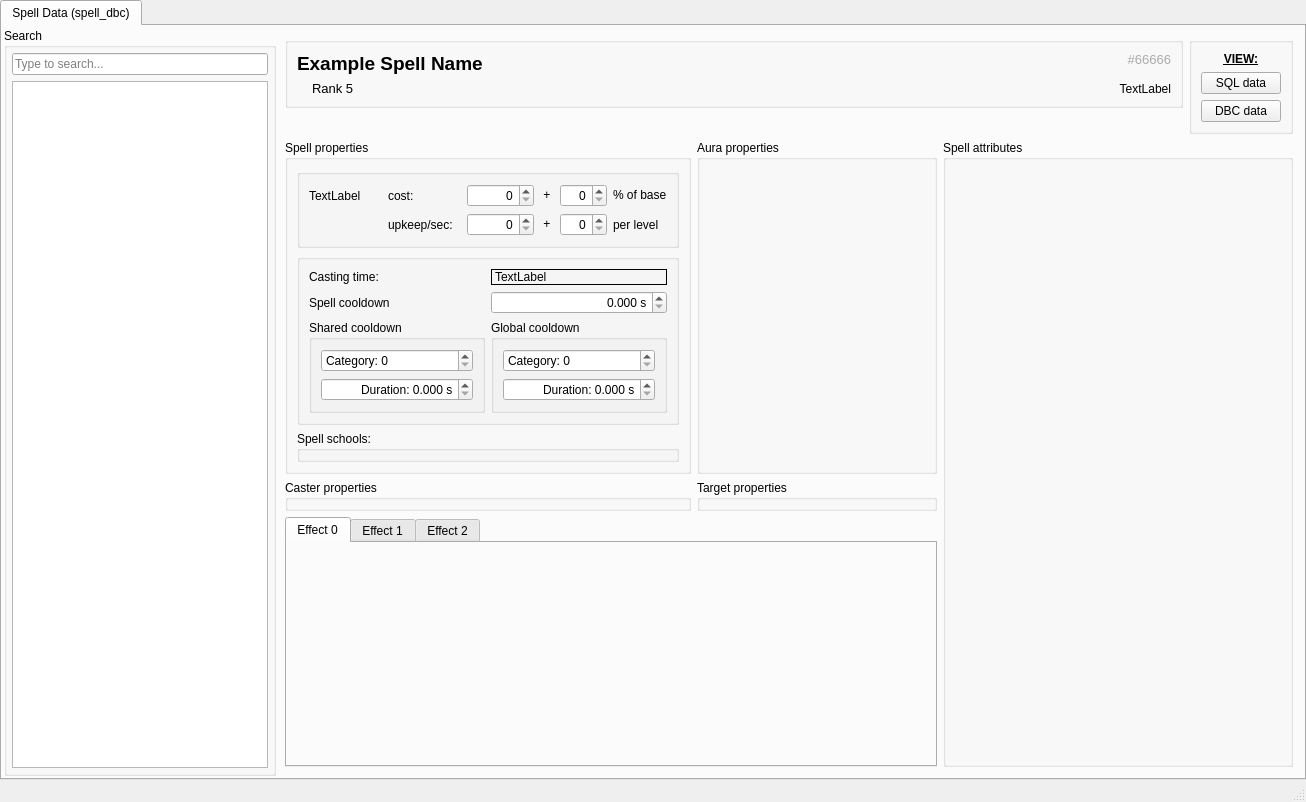
<?xml version="1.0" encoding="UTF-8"?>
<ui version="4.0">
 <class>MainWindow</class>
 <widget class="QMainWindow" name="MainWindow">
  <property name="geometry">
   <rect>
    <x>0</x>
    <y>0</y>
    <width>1306</width>
    <height>802</height>
   </rect>
  </property>
  <property name="windowTitle">
   <string>MainWindow</string>
  </property>
  <widget class="QWidget" name="centralwidget">
   <layout class="QGridLayout" name="gridLayout">
    <property name="leftMargin">
     <number>0</number>
    </property>
    <property name="topMargin">
     <number>0</number>
    </property>
    <property name="rightMargin">
     <number>0</number>
    </property>
    <property name="bottomMargin">
     <number>0</number>
    </property>
    <item row="0" column="0">
     <widget class="QTabWidget" name="_pageSwitcher">
      <widget class="SpellDBCPage" name="_spellDataPage">
       <attribute name="title">
        <string>Spell Data (spell_dbc)</string>
       </attribute>
       <layout class="QHBoxLayout" name="horizontalLayout">
        <property name="spacing">
         <number>0</number>
        </property>
        <property name="leftMargin">
         <number>2</number>
        </property>
        <property name="topMargin">
         <number>2</number>
        </property>
        <property name="rightMargin">
         <number>2</number>
        </property>
        <property name="bottomMargin">
         <number>2</number>
        </property>
        <item>
         <widget class="QGroupBox" name="groupBox">
          <property name="sizePolicy">
           <sizepolicy hsizetype="Fixed" vsizetype="Preferred">
            <horstretch>0</horstretch>
            <verstretch>0</verstretch>
           </sizepolicy>
          </property>
          <property name="title">
           <string>Search</string>
          </property>
          <layout class="QVBoxLayout" name="verticalLayout">
           <property name="leftMargin">
            <number>5</number>
           </property>
           <property name="topMargin">
            <number>5</number>
           </property>
           <property name="rightMargin">
            <number>5</number>
           </property>
           <property name="bottomMargin">
            <number>5</number>
           </property>
           <item>
            <widget class="QLineEdit" name="_searchBox">
             <property name="inputMask">
              <string/>
             </property>
             <property name="text">
              <string/>
             </property>
             <property name="placeholderText">
              <string>Type to search...</string>
             </property>
            </widget>
           </item>
           <item>
            <widget class="SpellSearchResults" name="_searchResults"/>
           </item>
          </layout>
         </widget>
        </item>
        <item>
         <widget class="SpellDataDisplay" name="_dataDisplay" native="true">
          <layout class="QGridLayout" name="gridLayout_2">
           <item row="0" column="0" colspan="3" alignment="Qt::AlignTop">
            <widget class="SpellBaseProperties" name="_baseProperties">
             <property name="title">
              <string/>
             </property>
             <layout class="QGridLayout" name="gridLayout_3">
              <item row="0" column="0">
               <widget class="QLabel" name="_spellName">
                <property name="font">
                 <font>
                  <pointsize>14</pointsize>
                  <weight>75</weight>
                  <bold>true</bold>
                 </font>
                </property>
                <property name="text">
                 <string>Example Spell Name</string>
                </property>
                <property name="alignment">
                 <set>Qt::AlignLeading|Qt::AlignLeft|Qt::AlignTop</set>
                </property>
               </widget>
              </item>
              <item row="1" column="0">
               <widget class="QLabel" name="_spellRank">
                <property name="font">
                 <font>
                  <pointsize>10</pointsize>
                 </font>
                </property>
                <property name="text">
                 <string>Rank 5</string>
                </property>
                <property name="indent">
                 <number>15</number>
                </property>
               </widget>
              </item>
              <item row="0" column="1">
               <widget class="QLabel" name="_spellId">
                <property name="palette">
                 <palette>
                  <active>
                   <colorrole role="WindowText">
                    <brush brushstyle="SolidPattern">
                     <color alpha="255">
                      <red>171</red>
                      <green>171</green>
                      <blue>171</blue>
                     </color>
                    </brush>
                   </colorrole>
                  </active>
                  <inactive>
                   <colorrole role="WindowText">
                    <brush brushstyle="SolidPattern">
                     <color alpha="255">
                      <red>171</red>
                      <green>171</green>
                      <blue>171</blue>
                     </color>
                    </brush>
                   </colorrole>
                  </inactive>
                  <disabled>
                   <colorrole role="WindowText">
                    <brush brushstyle="SolidPattern">
                     <color alpha="255">
                      <red>120</red>
                      <green>120</green>
                      <blue>120</blue>
                     </color>
                    </brush>
                   </colorrole>
                  </disabled>
                 </palette>
                </property>
                <property name="font">
                 <font>
                  <pointsize>10</pointsize>
                 </font>
                </property>
                <property name="text">
                 <string>#66666</string>
                </property>
                <property name="alignment">
                 <set>Qt::AlignRight|Qt::AlignTop|Qt::AlignTrailing</set>
                </property>
               </widget>
              </item>
              <item row="1" column="1">
               <widget class="SpellFamilyDropdown" name="_spellFamily">
                <property name="text">
                 <string>TextLabel</string>
                </property>
                <property name="alignment">
                 <set>Qt::AlignRight|Qt::AlignTrailing|Qt::AlignVCenter</set>
                </property>
               </widget>
              </item>
             </layout>
            </widget>
           </item>
           <item row="0" column="3">
            <widget class="SpellSourceSelector" name="_sourceSelector">
             <property name="sizePolicy">
              <sizepolicy hsizetype="Fixed" vsizetype="Fixed">
               <horstretch>1</horstretch>
               <verstretch>0</verstretch>
              </sizepolicy>
             </property>
             <property name="layoutDirection">
              <enum>Qt::LeftToRight</enum>
             </property>
             <property name="title">
              <string/>
             </property>
             <property name="alignment">
              <set>Qt::AlignRight|Qt::AlignTrailing|Qt::AlignVCenter</set>
             </property>
             <layout class="QVBoxLayout" name="verticalLayout_4">
              <property name="leftMargin">
               <number>0</number>
              </property>
              <property name="topMargin">
               <number>0</number>
              </property>
              <property name="rightMargin">
               <number>0</number>
              </property>
              <property name="bottomMargin">
               <number>0</number>
              </property>
              <item>
               <widget class="QStackedWidget" name="_sourcePageSelector">
                <property name="currentIndex">
                 <number>0</number>
                </property>
                <widget class="QWidget" name="page">
                 <layout class="QVBoxLayout" name="verticalLayout_3">
                  <item>
                   <widget class="QLabel" name="label">
                    <property name="font">
                     <font>
                      <weight>75</weight>
                      <bold>true</bold>
                      <underline>true</underline>
                     </font>
                    </property>
                    <property name="text">
                     <string>VIEW:</string>
                    </property>
                    <property name="alignment">
                     <set>Qt::AlignCenter</set>
                    </property>
                   </widget>
                  </item>
                  <item>
                   <widget class="QPushButton" name="_buttonDB">
                    <property name="text">
                     <string>SQL data</string>
                    </property>
                   </widget>
                  </item>
                  <item>
                   <widget class="QPushButton" name="_buttonDBC">
                    <property name="text">
                     <string>DBC data</string>
                    </property>
                   </widget>
                  </item>
                 </layout>
                </widget>
                <widget class="QWidget" name="page_2">
                 <layout class="QVBoxLayout" name="verticalLayout_5">
                  <item>
                   <widget class="QLabel" name="label_2">
                    <property name="font">
                     <font>
                      <weight>75</weight>
                      <bold>true</bold>
                      <underline>true</underline>
                     </font>
                    </property>
                    <property name="text">
                     <string>CHANGES:</string>
                    </property>
                    <property name="alignment">
                     <set>Qt::AlignCenter</set>
                    </property>
                   </widget>
                  </item>
                  <item>
                   <widget class="QPushButton" name="_buttonSave">
                    <property name="text">
                     <string>Save to DB</string>
                    </property>
                   </widget>
                  </item>
                  <item>
                   <widget class="QPushButton" name="_buttonDiscard">
                    <property name="text">
                     <string>Discard</string>
                    </property>
                   </widget>
                  </item>
                 </layout>
                </widget>
               </widget>
              </item>
             </layout>
            </widget>
           </item>
           <item row="1" column="1">
            <widget class="SpellAuraProperties" name="_auraProperties">
             <property name="title">
              <string>Aura properties</string>
             </property>
            </widget>
           </item>
           <item row="2" column="0">
            <widget class="SpellCasterProperties" name="_casterProperties">
             <property name="title">
              <string>Caster properties</string>
             </property>
            </widget>
           </item>
           <item row="2" column="1">
            <widget class="SpellTargetProperties" name="_targetProperties">
             <property name="sizePolicy">
              <sizepolicy hsizetype="Preferred" vsizetype="Preferred">
               <horstretch>0</horstretch>
               <verstretch>0</verstretch>
              </sizepolicy>
             </property>
             <property name="title">
              <string>Target properties</string>
             </property>
            </widget>
           </item>
           <item row="3" column="0" colspan="2">
            <widget class="QTabWidget" name="effects">
             <widget class="SpellEffectProperties" name="_effect0">
              <attribute name="title">
               <string>Effect 0</string>
              </attribute>
             </widget>
             <widget class="SpellEffectProperties" name="_effect1">
              <attribute name="title">
               <string>Effect 1</string>
              </attribute>
             </widget>
             <widget class="SpellEffectProperties" name="_effect2">
              <attribute name="title">
               <string>Effect 2</string>
              </attribute>
             </widget>
            </widget>
           </item>
           <item row="1" column="2" rowspan="3" colspan="2">
            <widget class="SpellAttributes" name="_attributes">
             <property name="title">
              <string>Spell attributes</string>
             </property>
             <layout class="QVBoxLayout" name="verticalLayout_2">
              <property name="spacing">
               <number>0</number>
              </property>
              <property name="leftMargin">
               <number>0</number>
              </property>
              <property name="topMargin">
               <number>0</number>
              </property>
              <property name="rightMargin">
               <number>0</number>
              </property>
              <property name="bottomMargin">
               <number>0</number>
              </property>
              <item>
               <widget class="QStackedWidget" name="_pageSelector">
                <property name="sizePolicy">
                 <sizepolicy hsizetype="Expanding" vsizetype="Expanding">
                  <horstretch>0</horstretch>
                  <verstretch>0</verstretch>
                 </sizepolicy>
                </property>
                <widget class="SpellAttributesOverview" name="_overview"/>
               </widget>
              </item>
             </layout>
            </widget>
           </item>
           <item row="1" column="0">
            <widget class="SpellProperties" name="_spellProperties">
             <property name="title">
              <string>Spell properties</string>
             </property>
             <layout class="QVBoxLayout" name="verticalLayout_6">
              <item>
               <widget class="QGroupBox" name="groupBox_3">
                <property name="title">
                 <string/>
                </property>
                <layout class="QGridLayout" name="gridLayout_5">
                 <item row="0" column="1">
                  <widget class="QLabel" name="label_5">
                   <property name="text">
                    <string>cost:</string>
                   </property>
                  </widget>
                 </item>
                 <item row="0" column="0">
                  <widget class="PowerTypeDropdown" name="_powerType">
                   <property name="sizePolicy">
                    <sizepolicy hsizetype="Preferred" vsizetype="Preferred">
                     <horstretch>0</horstretch>
                     <verstretch>0</verstretch>
                    </sizepolicy>
                   </property>
                   <property name="text">
                    <string>TextLabel</string>
                   </property>
                  </widget>
                 </item>
                 <item row="1" column="1">
                  <widget class="QLabel" name="_upkeepLabel">
                   <property name="text">
                    <string>upkeep/sec:</string>
                   </property>
                  </widget>
                 </item>
                 <item row="0" column="2">
                  <widget class="QStackedWidget" name="_powerTypeSub">
                   <property name="sizePolicy">
                    <sizepolicy hsizetype="Maximum" vsizetype="Maximum">
                     <horstretch>0</horstretch>
                     <verstretch>0</verstretch>
                    </sizepolicy>
                   </property>
                   <property name="currentIndex">
                    <number>0</number>
                   </property>
                   <widget class="QWidget" name="page_3">
                    <property name="sizePolicy">
                     <sizepolicy hsizetype="Maximum" vsizetype="Maximum">
                      <horstretch>0</horstretch>
                      <verstretch>0</verstretch>
                     </sizepolicy>
                    </property>
                    <layout class="QHBoxLayout" name="horizontalLayout_2">
                     <property name="spacing">
                      <number>6</number>
                     </property>
                     <property name="sizeConstraint">
                      <enum>QLayout::SetDefaultConstraint</enum>
                     </property>
                     <property name="leftMargin">
                      <number>0</number>
                     </property>
                     <property name="topMargin">
                      <number>0</number>
                     </property>
                     <property name="rightMargin">
                      <number>0</number>
                     </property>
                     <property name="bottomMargin">
                      <number>0</number>
                     </property>
                     <item>
                      <widget class="QSpinBox" name="_manaCost">
                       <property name="sizePolicy">
                        <sizepolicy hsizetype="Fixed" vsizetype="Fixed">
                         <horstretch>0</horstretch>
                         <verstretch>0</verstretch>
                        </sizepolicy>
                       </property>
                       <property name="alignment">
                        <set>Qt::AlignRight|Qt::AlignTrailing|Qt::AlignVCenter</set>
                       </property>
                       <property name="minimum">
                        <number>0</number>
                       </property>
                       <property name="maximum">
                        <number>999999</number>
                       </property>
                      </widget>
                     </item>
                     <item>
                      <widget class="QLabel" name="_manaCostPctPrefix">
                       <property name="sizePolicy">
                        <sizepolicy hsizetype="Maximum" vsizetype="Maximum">
                         <horstretch>0</horstretch>
                         <verstretch>0</verstretch>
                        </sizepolicy>
                       </property>
                       <property name="text">
                        <string> + </string>
                       </property>
                      </widget>
                     </item>
                     <item>
                      <widget class="QSpinBox" name="_manaCostPercentage">
                       <property name="sizePolicy">
                        <sizepolicy hsizetype="Fixed" vsizetype="Fixed">
                         <horstretch>0</horstretch>
                         <verstretch>0</verstretch>
                        </sizepolicy>
                       </property>
                       <property name="alignment">
                        <set>Qt::AlignRight|Qt::AlignTrailing|Qt::AlignVCenter</set>
                       </property>
                       <property name="suffix">
                        <string/>
                       </property>
                       <property name="maximum">
                        <number>100</number>
                       </property>
                      </widget>
                     </item>
                     <item>
                      <widget class="QLabel" name="_manaCostPctSuffix">
                       <property name="sizePolicy">
                        <sizepolicy hsizetype="Maximum" vsizetype="Maximum">
                         <horstretch>0</horstretch>
                         <verstretch>0</verstretch>
                        </sizepolicy>
                       </property>
                       <property name="text">
                        <string>% of base</string>
                       </property>
                      </widget>
                     </item>
                    </layout>
                   </widget>
                   <widget class="QWidget" name="page_4">
                    <property name="sizePolicy">
                     <sizepolicy hsizetype="Maximum" vsizetype="Maximum">
                      <horstretch>0</horstretch>
                      <verstretch>0</verstretch>
                     </sizepolicy>
                    </property>
                    <layout class="QHBoxLayout" name="horizontalLayout_3">
                     <property name="leftMargin">
                      <number>0</number>
                     </property>
                     <property name="topMargin">
                      <number>0</number>
                     </property>
                     <property name="rightMargin">
                      <number>0</number>
                     </property>
                     <property name="bottomMargin">
                      <number>0</number>
                     </property>
                     <item>
                      <widget class="RuneCostDropdown" name="_runeCost">
                       <property name="sizePolicy">
                        <sizepolicy hsizetype="Maximum" vsizetype="Preferred">
                         <horstretch>0</horstretch>
                         <verstretch>0</verstretch>
                        </sizepolicy>
                       </property>
                       <property name="text">
                        <string>TextLabel</string>
                       </property>
                      </widget>
                     </item>
                    </layout>
                   </widget>
                  </widget>
                 </item>
                 <item row="1" column="2">
                  <widget class="QWidget" name="_upkeepWidget" native="true">
                   <layout class="QHBoxLayout" name="horizontalLayout_4">
                    <property name="leftMargin">
                     <number>0</number>
                    </property>
                    <property name="topMargin">
                     <number>0</number>
                    </property>
                    <property name="rightMargin">
                     <number>0</number>
                    </property>
                    <property name="bottomMargin">
                     <number>0</number>
                    </property>
                    <item>
                     <widget class="QSpinBox" name="_channelCost">
                      <property name="sizePolicy">
                       <sizepolicy hsizetype="Fixed" vsizetype="Fixed">
                        <horstretch>0</horstretch>
                        <verstretch>0</verstretch>
                       </sizepolicy>
                      </property>
                      <property name="alignment">
                       <set>Qt::AlignRight|Qt::AlignTrailing|Qt::AlignVCenter</set>
                      </property>
                      <property name="minimum">
                       <number>0</number>
                      </property>
                      <property name="maximum">
                       <number>999999</number>
                      </property>
                     </widget>
                    </item>
                    <item>
                     <widget class="QLabel" name="label_7">
                      <property name="sizePolicy">
                       <sizepolicy hsizetype="Maximum" vsizetype="Maximum">
                        <horstretch>0</horstretch>
                        <verstretch>0</verstretch>
                       </sizepolicy>
                      </property>
                      <property name="text">
                       <string> + </string>
                      </property>
                     </widget>
                    </item>
                    <item>
                     <widget class="QSpinBox" name="_channelCostPerLevel">
                      <property name="sizePolicy">
                       <sizepolicy hsizetype="Fixed" vsizetype="Fixed">
                        <horstretch>0</horstretch>
                        <verstretch>0</verstretch>
                       </sizepolicy>
                      </property>
                      <property name="alignment">
                       <set>Qt::AlignRight|Qt::AlignTrailing|Qt::AlignVCenter</set>
                      </property>
                      <property name="suffix">
                       <string/>
                      </property>
                      <property name="maximum">
                       <number>100</number>
                      </property>
                     </widget>
                    </item>
                    <item>
                     <widget class="QLabel" name="label_8">
                      <property name="text">
                       <string>per level</string>
                      </property>
                     </widget>
                    </item>
                   </layout>
                  </widget>
                 </item>
                </layout>
               </widget>
              </item>
              <item>
               <widget class="QGroupBox" name="groupBox_2">
                <property name="title">
                 <string/>
                </property>
                <layout class="QGridLayout" name="gridLayout_4">
                 <item row="0" column="1">
                  <widget class="SpellCastTimeDropdown" name="_castTime">
                   <property name="frameShape">
                    <enum>QFrame::Box</enum>
                   </property>
                   <property name="frameShadow">
                    <enum>QFrame::Plain</enum>
                   </property>
                   <property name="text">
                    <string>TextLabel</string>
                   </property>
                   <property name="margin">
                    <number>2</number>
                   </property>
                  </widget>
                 </item>
                 <item row="0" column="0">
                  <widget class="QLabel" name="label_3">
                   <property name="text">
                    <string>Casting time:</string>
                   </property>
                  </widget>
                 </item>
                 <item row="1" column="0">
                  <widget class="QLabel" name="label_4">
                   <property name="text">
                    <string>Spell cooldown</string>
                   </property>
                  </widget>
                 </item>
                 <item row="1" column="1">
                  <widget class="QDoubleSpinBox" name="_recoveryTime">
                   <property name="alignment">
                    <set>Qt::AlignRight|Qt::AlignTrailing|Qt::AlignVCenter</set>
                   </property>
                   <property name="suffix">
                    <string> s</string>
                   </property>
                   <property name="decimals">
                    <number>3</number>
                   </property>
                   <property name="maximum">
                    <double>4294967.294999999925494</double>
                   </property>
                   <property name="singleStep">
                    <double>0.500000000000000</double>
                   </property>
                  </widget>
                 </item>
                 <item row="2" column="0">
                  <widget class="QGroupBox" name="groupBox_4">
                   <property name="title">
                    <string>Shared cooldown</string>
                   </property>
                   <layout class="QVBoxLayout" name="verticalLayout_7">
                    <item>
                     <widget class="QSpinBox" name="_spellCategory">
                      <property name="prefix">
                       <string>Category: </string>
                      </property>
                      <property name="maximum">
                       <number>429496729</number>
                      </property>
                     </widget>
                    </item>
                    <item>
                     <widget class="QDoubleSpinBox" name="_categoryCooldown">
                      <property name="alignment">
                       <set>Qt::AlignRight|Qt::AlignTrailing|Qt::AlignVCenter</set>
                      </property>
                      <property name="prefix">
                       <string>Duration: </string>
                      </property>
                      <property name="suffix">
                       <string> s</string>
                      </property>
                      <property name="decimals">
                       <number>3</number>
                      </property>
                      <property name="maximum">
                       <double>4294967.294999999925494</double>
                      </property>
                      <property name="singleStep">
                       <double>0.500000000000000</double>
                      </property>
                     </widget>
                    </item>
                   </layout>
                  </widget>
                 </item>
                 <item row="2" column="1">
                  <widget class="QGroupBox" name="groupBox_5">
                   <property name="title">
                    <string>Global cooldown</string>
                   </property>
                   <layout class="QVBoxLayout" name="verticalLayout_8">
                    <item>
                     <widget class="QSpinBox" name="_gcdCategory">
                      <property name="toolTip">
                       <string>&lt;html&gt;&lt;head/&gt;&lt;body&gt;&lt;p&gt;The standard global cooldown uses &lt;span style=&quot; font-weight:600;&quot;&gt;category 133&lt;/span&gt;&lt;/p&gt;&lt;/body&gt;&lt;/html&gt;</string>
                      </property>
                      <property name="alignment">
                       <set>Qt::AlignLeading|Qt::AlignLeft|Qt::AlignVCenter</set>
                      </property>
                      <property name="prefix">
                       <string>Category: </string>
                      </property>
                      <property name="maximum">
                       <number>429496729</number>
                      </property>
                     </widget>
                    </item>
                    <item>
                     <widget class="QDoubleSpinBox" name="_gcdDuration">
                      <property name="alignment">
                       <set>Qt::AlignRight|Qt::AlignTrailing|Qt::AlignVCenter</set>
                      </property>
                      <property name="prefix">
                       <string>Duration: </string>
                      </property>
                      <property name="suffix">
                       <string> s</string>
                      </property>
                      <property name="decimals">
                       <number>3</number>
                      </property>
                      <property name="maximum">
                       <double>4294967.294999999925494</double>
                      </property>
                      <property name="singleStep">
                       <double>0.500000000000000</double>
                      </property>
                     </widget>
                    </item>
                   </layout>
                  </widget>
                 </item>
                </layout>
               </widget>
              </item>
              <item>
               <widget class="SpellSchoolSelector" name="_spellSchools">
                <property name="title">
                 <string>Spell schools:</string>
                </property>
               </widget>
              </item>
             </layout>
            </widget>
           </item>
          </layout>
         </widget>
        </item>
       </layout>
      </widget>
     </widget>
    </item>
   </layout>
  </widget>
  <widget class="QMenuBar" name="menubar">
   <property name="geometry">
    <rect>
     <x>0</x>
     <y>0</y>
     <width>1306</width>
     <height>21</height>
    </rect>
   </property>
  </widget>
  <widget class="QStatusBar" name="statusbar"/>
 </widget>
 <customwidgets>
  <customwidget>
   <class>SpellDBCPage</class>
   <extends>QWidget</extends>
   <header>SpellDBCPage.h</header>
  </customwidget>
  <customwidget>
   <class>SpellSearchResults</class>
   <extends>QListWidget</extends>
   <header>SpellSearchResults.h</header>
  </customwidget>
  <customwidget>
   <class>SpellDataDisplay</class>
   <extends>QWidget</extends>
   <header>SpellDataDisplay.h</header>
   <container>1</container>
  </customwidget>
  <customwidget>
   <class>SpellProperties</class>
   <extends>QGroupBox</extends>
   <header>SpellProperties.h</header>
   <container>1</container>
  </customwidget>
  <customwidget>
   <class>SpellBaseProperties</class>
   <extends>QGroupBox</extends>
   <header>SpellBaseProperties.h</header>
   <container>1</container>
  </customwidget>
  <customwidget>
   <class>SpellAuraProperties</class>
   <extends>QGroupBox</extends>
   <header>SpellAuraProperties.h</header>
   <container>1</container>
  </customwidget>
  <customwidget>
   <class>SpellCasterProperties</class>
   <extends>QGroupBox</extends>
   <header>SpellCasterProperties.h</header>
   <container>1</container>
  </customwidget>
  <customwidget>
   <class>SpellTargetProperties</class>
   <extends>QGroupBox</extends>
   <header>SpellTargetProperties.h</header>
   <container>1</container>
  </customwidget>
  <customwidget>
   <class>SpellEffectProperties</class>
   <extends>QWidget</extends>
   <header>SpellEffectProperties.h</header>
   <container>1</container>
  </customwidget>
  <customwidget>
   <class>SpellSourceSelector</class>
   <extends>QGroupBox</extends>
   <header>SpellSourceSelector.h</header>
   <container>1</container>
  </customwidget>
  <customwidget>
   <class>SpellAttributes</class>
   <extends>QGroupBox</extends>
   <header>SpellAttributes.h</header>
   <container>1</container>
  </customwidget>
  <customwidget>
   <class>SpellAttributesOverview</class>
   <extends>QWidget</extends>
   <header>SpellAttributesOverview.h</header>
   <container>1</container>
  </customwidget>
  <customwidget>
   <class>SpellFamilyDropdown</class>
   <extends>QLabel</extends>
   <header>SearchableDropdown.h</header>
  </customwidget>
  <customwidget>
   <class>PowerTypeDropdown</class>
   <extends>QLabel</extends>
   <header>SearchableDropdown.h</header>
  </customwidget>
  <customwidget>
   <class>RuneCostDropdown</class>
   <extends>QLabel</extends>
   <header>SearchableDropdown.h</header>
  </customwidget>
  <customwidget>
   <class>SpellSchoolSelector</class>
   <extends>QGroupBox</extends>
   <header>SpellProperties.h</header>
   <container>1</container>
  </customwidget>
  <customwidget>
   <class>SpellCastTimeDropdown</class>
   <extends>QLabel</extends>
   <header>SearchableDropdown.h</header>
  </customwidget>
 </customwidgets>
 <resources/>
 <connections/>
</ui>
